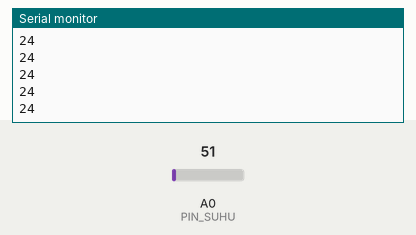
This sketch was run on a simulated Arduino Uno, built with avr-gcc and run on an emulated ATmega328P. Shown: the last lines printed to the serial monitor. The inputs (shaded band) are chosen by the test bench; at power-on: A0 (PIN_SUHU) = 51.

Above: at 3.2 s.
3.3 s: A0 (PIN_SUHU) set to 110
At 4.1 s:
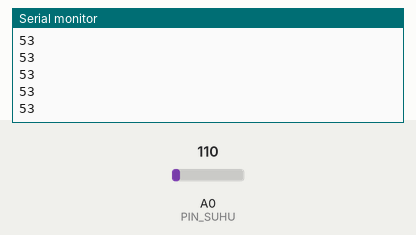
4.8 s: A0 (PIN_SUHU) set to 131
At 7.1 s:
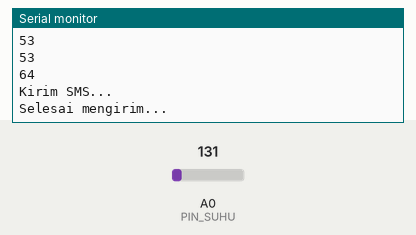
Timing chart, 0 to 8.6 s (numbered marks = the images above; inputs shaded):
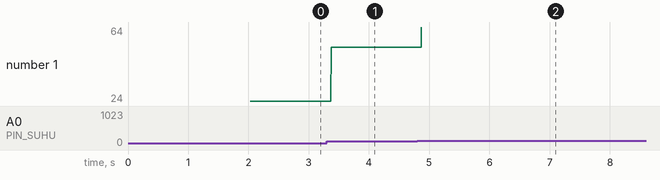

Measured:
- the behaviour switches between 122 and 123 on A0 (PIN_SUHU) (found by bisection; images 1 and 2)
- after the input at 3.3 s, the serial monitor: prints a new line after 0.07 s (image 1)
- after the input at 4.8 s, the serial monitor: prints a new line after 0.07 s (image 2)
- plotted number 1: 24 → 53 after the input at 3.3 s, 53 → 64 after the input at 4.8 s

The sketch:

deteksiKebakaran.ino
```cpp
//--------------------------------------
// Contoh deteksi suhu
//   dan pengiriman SMS
//--------------------------------------

#include <GSM.h>

#define NOMOR_PIN ""

const int PIN_SUHU = A0;

char NOMOR_TELEPON[] = "085743899660";
char pesan[40];

// Objek untuk mengakses GSM dan SMS
GSM aksesGSM;
GSM_SMS sms;

void setup() {
  Serial.begin(9600);

  boolean terhubung = false;

  // Inisialisasi terhadap GSM dan kartu SIM
  while (! terhubung) {
    if (aksesGSM.begin(NOMOR_PIN) == GSM_READY) {
      terhubung = true;
    }
    else {
      Serial.println("Belum terhubung...");
      delay(1000);
    }
  }

  Serial.println("Siap untuk mengirim SMS!");
}

void loop() {
  int suhu = 0.49 * analogRead(PIN_SUHU);
  Serial.println(suhu);
  if (suhu >= 60) {
    sprintf(pesan,
            "Suhu ruangan abnormal: %d Celsius",
            suhu);

    Serial.println("Kirim SMS...");

    sms.beginSMS(NOMOR_TELEPON);
    sms.print(pesan);
    sms.endSMS();

    Serial.println("Selesai mengirim...\n");
    delay(60 * 60 *1000); // per jam
  }
}
```
